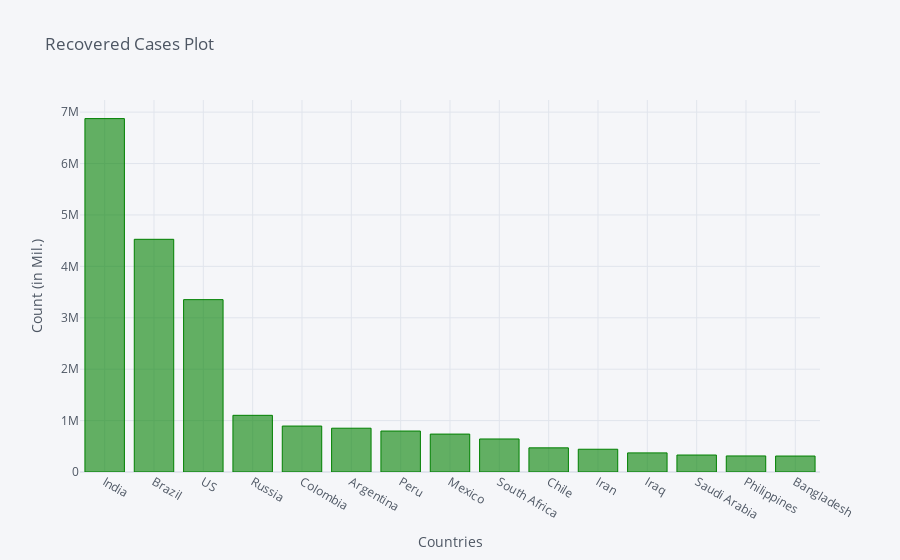

The cell this chart's notebook holds for it:
### Code cell
recovered_df2_plot.iplot(kind='bar', x='Country/Region', y='10/22/20',color='green',
                         title='Recovered Cases Plot',xTitle='Countries',yTitle='Count (in Mil.)')

### Figure 1 — Plotly figure (JSON) as saved in the notebook; plotly's stock layout.template omitted (floating-point values rounded to 4 significant figures)
{"data": [{"marker": {"color": "rgba(0, 128, 0, 0.6)", "line": {"color": "rgba(0, 128, 0, 1.0)", "width": 1}}, "name": "10/22/20", "orientation": "v", "text": "", "type": "bar", "x": ["India", "Brazil", "US", "Russia", "Colombia", "Argentina", "Peru", "Mexico", "South Africa", "Chile", "Iran", "Iraq", "Saudi Arabia", "Philippines", "Bangladesh"], "y": [6874518, 4526393, 3353056, 1102564, 893810, 851854, 796719, 737437, 642560, 469765, 442674, 371826, 330181, 312333, 310532]}], "layout": {"legend": {"bgcolor": "#F5F6F9", "font": {"color": "#4D5663"}}, "paper_bgcolor": "#F5F6F9", "plot_bgcolor": "#F5F6F9", "title": {"font": {"color": "#4D5663"}, "text": "Recovered Cases Plot"}, "xaxis": {"gridcolor": "#E1E5ED", "showgrid": true, "tickfont": {"color": "#4D5663"}, "title": {"font": {"color": "#4D5663"}, "text": "Countries"}, "zerolinecolor": "#E1E5ED"}, "yaxis": {"gridcolor": "#E1E5ED", "showgrid": true, "tickfont": {"color": "#4D5663"}, "title": {"font": {"color": "#4D5663"}, "text": "Count (in Mil.)"}, "zerolinecolor": "#E1E5ED"}}}
